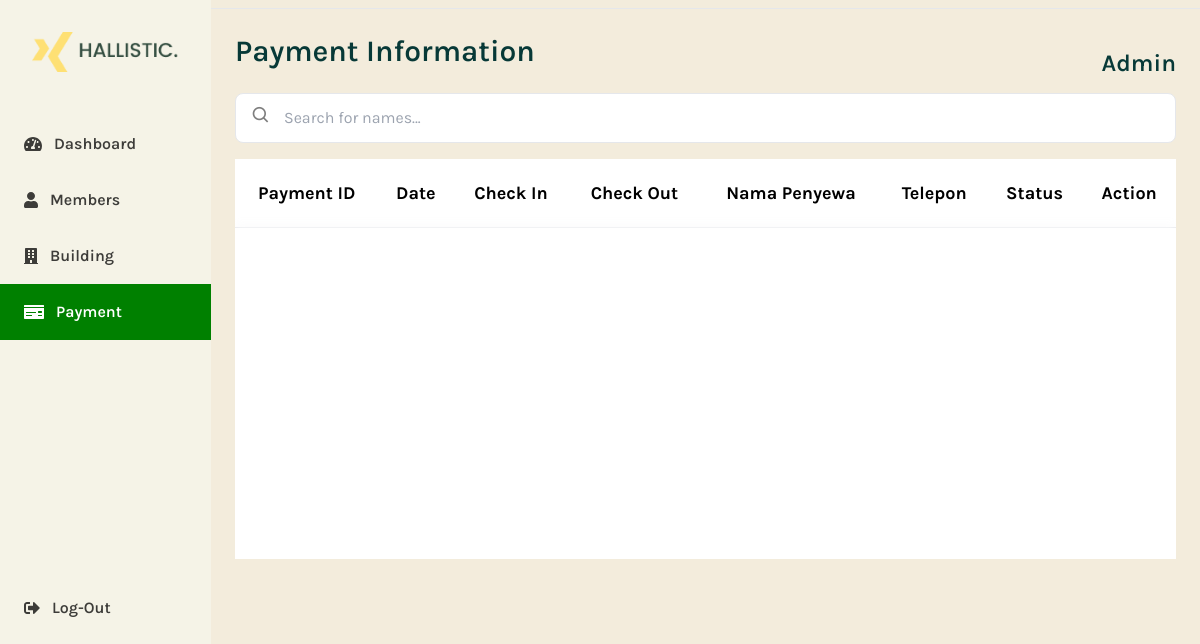
Page /src/payment.php on the earlier database version.
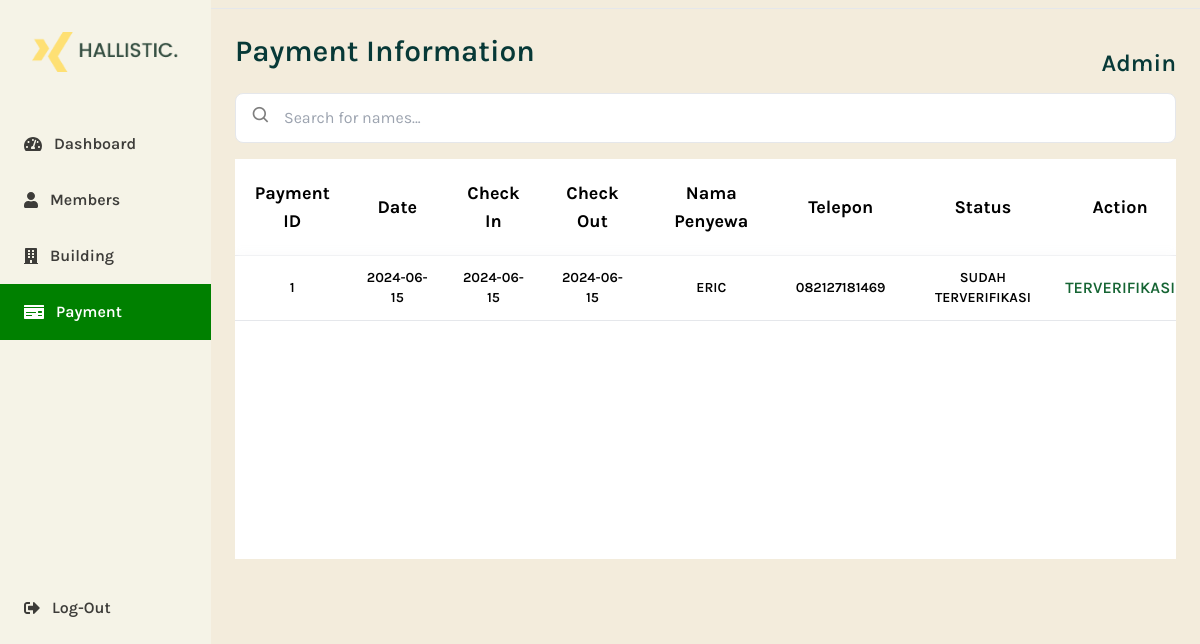
Same page on the later database version.
### tables this page shows
CREATE TABLE `daftar_pembayaran` (
  `id_pembayaran` int(11) NOT NULL,
  `tgl_pembayaran` date NOT NULL,
  `tgl_checkin` date NOT NULL,
  `tgl_checkout` date NOT NULL,
  `status_pembayaran` enum('Sudah Terverifikasi','Belum Terverifikasi') NOT NULL,
  `nama_penyewa` varchar(255) NOT NULL,
  `no_telp` varchar(255) NOT NULL
);

### src/payment.php (the view, shortened to what this page needs)
<!DOCTYPE html>
<html lang="en">
<head>
    <link href="https://cdnjs.cloudflare.com/ajax/libs/tailwindcss/2.2.19/tailwind.min.css" rel="stylesheet">
    <link href='https://unpkg.com/boxicons@2.1.4/css/boxicons.min.css' rel='stylesheet'>
    <link rel="stylesheet" href="output.css">
</head>
<body class="bg-gray-100 font-family-karla flex">
    <aside class="relative bg-sidebar h-screen w-64 hidden sm:block shadow-xl">
        <div class="p-8 flex items-center ">
            <a href="dashboard.php" class="text-black text-3xl font-semibold uppercase hover:text-gray-300">
                <img src="../public/asset/logo.png" alt="">
            </a>
        </div>
        <nav class="text-black text-base font-semibold pt-3">
            <a href="dashboard.php"
                class="flex items-center text-black opacity-75 hover:opacity-100 py-4 pl-6 nav-item">
                <i class="fas fa-tachometer-alt mr-3"></i>
                Dashboard
            </a>
            <a href="members.php" class="flex items-center text-black opacity-75 hover:opacity-100 py-4 pl-6 nav-item">
                <i class="fas fa-user mr-3"></i>
                Members
            </a>
            <a href="building.php" class="flex items-center text-black opacity-75 hover:opacity-100 py-4 pl-6 nav-item">
                <i class="fas fa-building mr-3"></i>
                Building
            </a>
            <a href="payment.php" class="flex items-center active-nav-link text-white py-4 pl-6 nav-item">
                <i class="fas fa-money-check mr-3"></i>
                Payment
            </a>
            <a href="#" id="logoutButton"
                class="flex items-center mt-[15rem] text-black opacity-75 hover:opacity-100 py-4 pl-6 nav-item">
                <i class="fas fa-sign-out-alt mr-3"></i>
                Log-Out
            </a>
        </nav>
    </aside>
    <div class="relative w-full flex flex-col h-screen overflow-y-hidden bg-customBeige">
        <div class="w-full h-screen overflow-x-hidden border-t flex flex-col mt-2">
            <main class="w-full flex-grow p-6">
                <div class="flex items-center justify-between text-dla">
                    <h1 class="text-3xl font-semibold pb-6">Payment Information</h1>
                    <div class="relative">
                        <a href="#" id="adminButton" class="text-2xl font-semibold ">Admin</a>
                    </div>
                </div>
                <div class="mb-4 relative">
                    <span class="absolute left-4 top-1/2 transform -translate-y-1/2 text-xl">
                        <i class='bx bx-search opacity-50'></i>
                    </span>
                    <input type="text" id="searchInput" placeholder="Search for names..."
                        class="border pl-12 pr-2 py-3 rounded-lg w-full" onkeyup="searchTable()">
                </div>
                <div class="w-full mt-3 bg-white max-h-screen h-[400px]">
                    <div class="overflow-auto">
                        <table class="min-w-full bg-white p-6 table-auto" id="payment_table">
                            <thead class="bg-white text-black">
                                <tr class="border-b border-collapse sticky top-0 bg-transparent backdrop-blur-sm">
                                    <th class="text-center px-3 py-5 w-25 font-bold text-lg">Payment ID</th>
                                    <th class="text-center px-3 py-5  font-bold text-lg">Date</th>
                                    <th class="text-center px-3 py-5  font-bold text-lg">Check In</th>
                                    <th class="text-center px-3 py-5  font-bold text-lg">Check Out</th>
                                    <th class="text-center px-3 py-5 font-bold text-lg">Nama Penyewa</th>
                                    <th class="text-center px-3 py-5 font-bold text-lg">Telepon</th>
                                    <th class="text-center px-3 py-5  font-bold text-lg">Status</th>
                                    <th class="text-center px-3 py-5  font-bold text-lg">Action</th>
                                </tr>
                            </thead>
                            <tbody>
                                <?php
                                include "koneksi.php";
                                $s = "SELECT * FROM daftar_pembayaran";
                                $result = mysqli_query($koneksi, $s);
                                while ($row = mysqli_fetch_assoc($result)): ?>
                                    <tr class="border-b">
                                        <form method="post">
                                            <td class="text-center py-5 px-3 w-25 uppercase font-semibold text-sm">
                                                <?php echo $row['id_pembayaran'] ?>
                                            </td>
                                            <td class="text-center py-3 px-4 uppercase font-semibold text-sm">
                                                <?php echo $row['tgl_pembayaran'] ?>
                                            </td>
                                            <td class="text-center py-3 px-4 uppercase font-semibold text-sm">
                                                <?php echo $row['tgl_checkin'] ?>
                                            </td>
                                            <td class="text-center py-3 px-4 uppercase font-semibold text-sm">
                                                <?php echo $row['tgl_checkout'] ?>
                                            </td>
                                            <td class="text-center py-3 px-4 uppercase font-semibold text-sm">
                                                <?php echo $row['nama_penyewa'] ?>
                                            </td>
                                            <td class="text-center py-3 px-4 uppercase font-semibold text-sm">
                                                <?php echo $row['no_telp'] ?>
                                            </td>
                                            <td class="text-center py-3 px-4 uppercase font-semibold text-sm">
                                                <?php echo $row['status_pembayaran'] ?>
                                            </td>
                                            <td class="text-center">
                                                <?php if ($row['status_pembayaran'] !== 'Sudah Terverifikasi'): ?>
                                                    <button type="submit" name="verifikasi"
                                                        class="bg-green-800 rounded-md py-2 px-3 text-white uppercase hover:bg-green-900">
                                                        Verifikasi
                                                    </button>
                                                <?php else: ?>
                                                    <span class="text-green-800 uppercase font-semibold">Terverifikasi</span>
                                                <?php endif; ?>
                                            </td>
                                        </form>
                                    </tr>
                                <?php endwhile; ?>
                            </tbody>
                        </table>
                    </div>
                </div>
            </main>
        </div>
    </div>
</body>
</html>

### src/payment.php (style rules this page uses)
.font-family-karla { font-family: karla; }
.bg-sidebar { background: #F5F3E7; }
.active-nav-link { background: #008000; }
.bg-customBeige { background: #F3ECDC; }

Differences in the rows shown:
added daftar_pembayaran: id_pembayaran "1", tgl_pembayaran "2024-06-15", tgl_checkin "2024-06-15", tgl_checkout "2024-06-15", nama_penyewa "ERIC", no_telp "082127181469", status_pembayaran "SUDAH TERVERIFIKASI"
